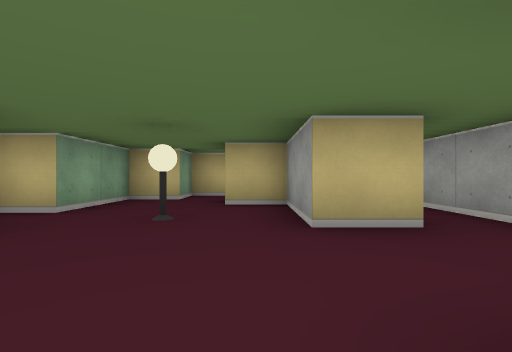
view 1 (above)

17 first-person views from a walk through a cub3D maze. The camera is about half as high as the walls, looks level and sees 85° across. The floor is counted in squares. Each view is taken from the middle of a square. On the plan, view 1 faces up. The plan holds only what a view shows up to about 9 squares ahead; the rest is blank.

view 2
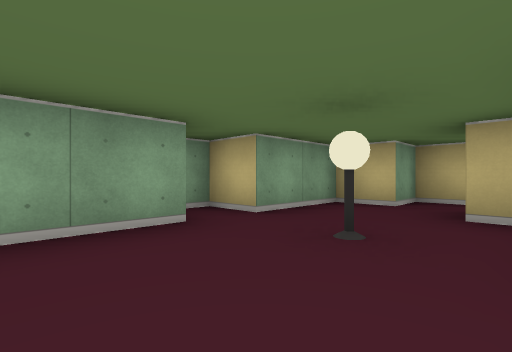

view 3
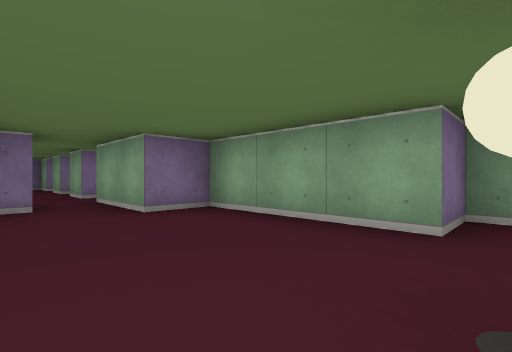

view 4
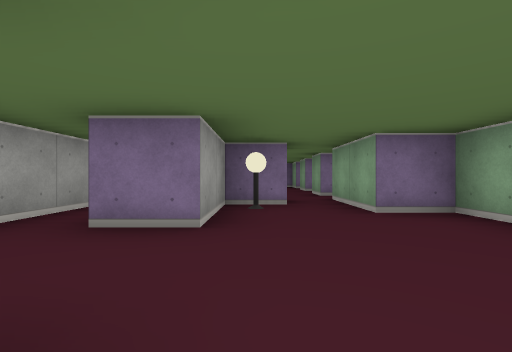

view 5
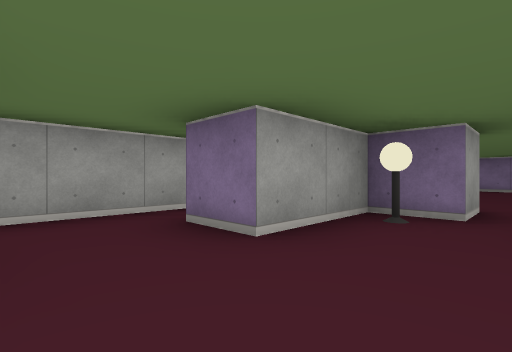

view 6
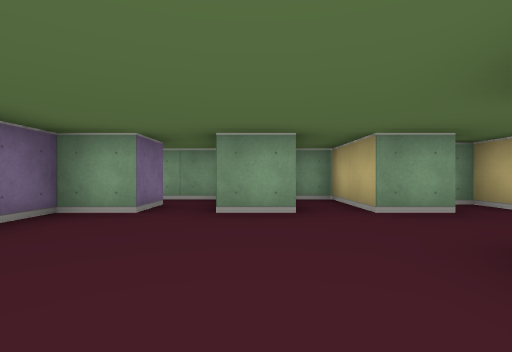

view 7
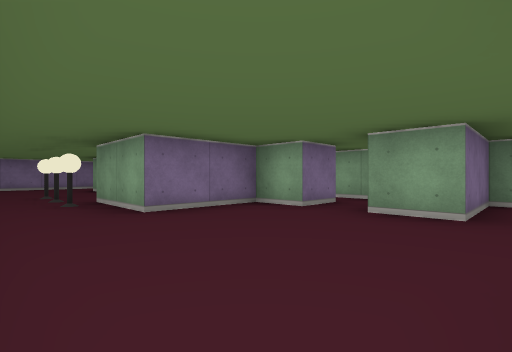

view 8
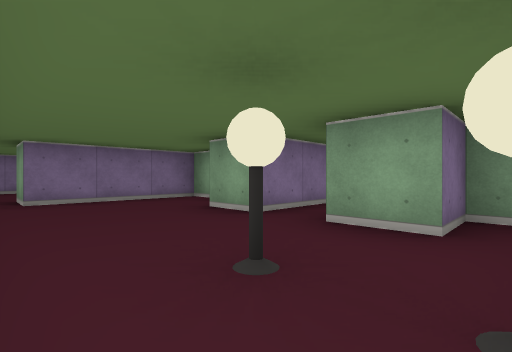

view 9
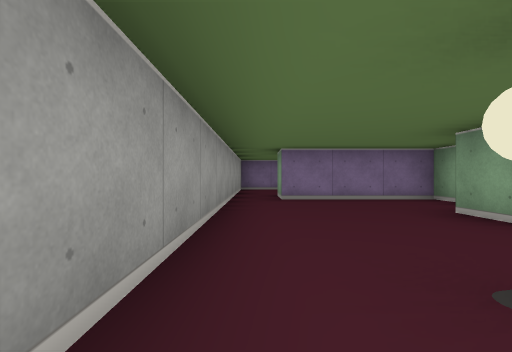

view 10
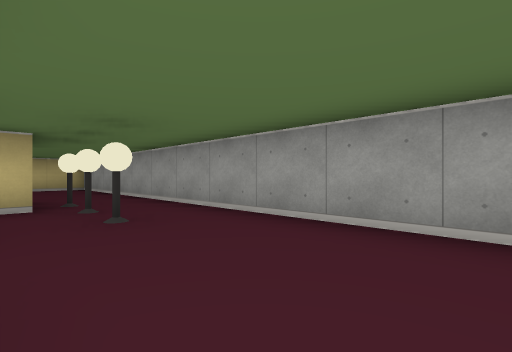

view 11
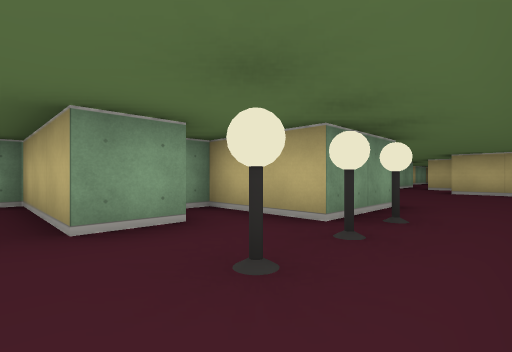

view 12
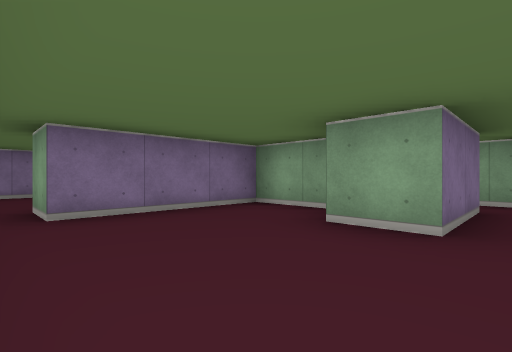

view 13
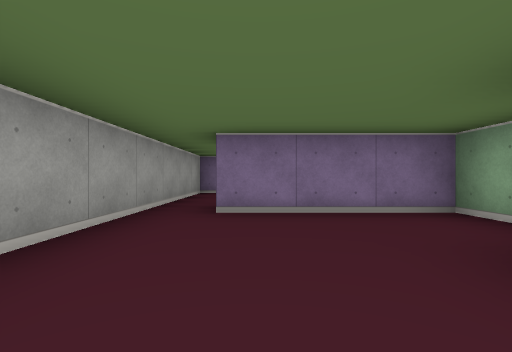

view 14
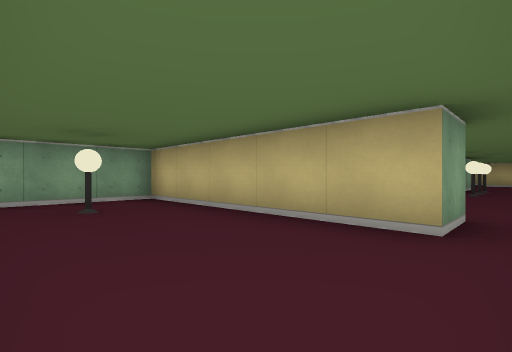

view 15
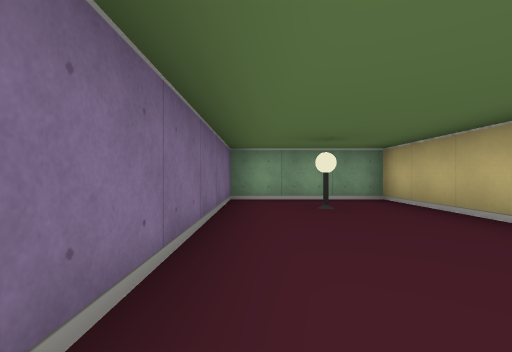

view 16
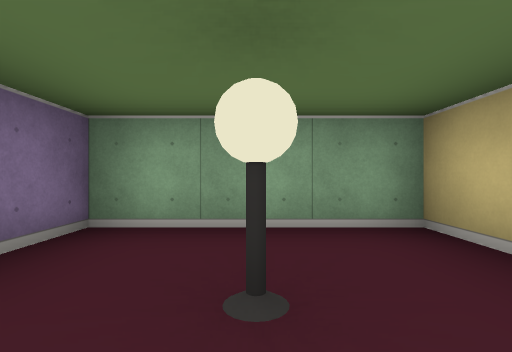

view 17
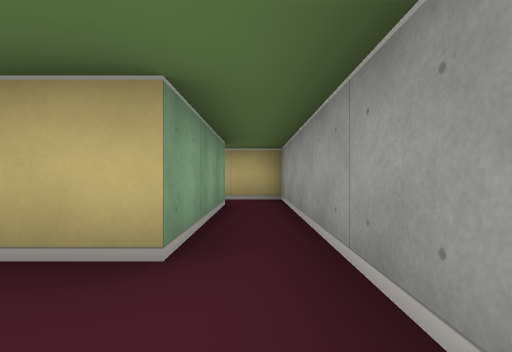

### Floor plan
Points are (right, up) in squares from view 1. A wall is a line through its corners. A room is listed if a view was taken in it or the views show most of it. See-through windows are left out.
Room 1 (views 1, 2, 3, 4, 5)
walls: (0.5, 2.5) (0.5, 4.5) (-0.5, 4.5); (-0.6, 6.5) (-1.5, 6.5) (-1.5, 5.5) (-2.5, 5.5) (-2.5, 3.5) (-3.5, 3.5) (-3.5, 2.5) (-2.5, 2.5) (-2.5, -0.5) (-1.5, -0.5) (-1.5, -2.5); (-0.5, -2.5) (-0.5, -1.5) (0.5, -1.5) (0.5, 0.5)
ways out: opening at (-1, -3) to room 2; opening at (1, 1.5) to room 5
objects: lamp (-1, 3); lamp (0, -1)
Room 2 (views 6, 7)
walls: (2.2, -4.5) (0.5, -4.5); (-2.5, -7.5) (-1.5, -7.5) (-1.5, -8.5) (0.5, -8.5); (-1.5, -3.5) (-1.5, -4.5) (-3.5, -4.5) (-3.5, -5.5) (-1.5, -5.5) (-1.5, -6.5); (0.2, -2.5) (-0.2, -2.5); (2.5, -8.6) (2.5, -5.4); (-1.5, -2.5) (-2.5, -2.5) (-2.5, -2.9)
ways out: opening at (-1, -3) to room 1; opening at (1.5, -9.5) to room 3; opening at (-2, -7)
Room 3 (views 8, 9, 10, 11, 12, 13)
walls: (-1.5, -15) (-1.5, -16.5) (1.5, -16.5) (1.5, -17.5); (-2.5, -13.5) (-0.5, -13.5) (-0.5, -14.5); (0.5, -8.5) (0.5, -10.5) (-1.5, -10.5) (-1.5, -11.5) (-0.5, -11.5) (-0.5, -12.5) (-2.5, -12.5); (2.5, -17.5) (2.5, -8.6)
ways out: opening at (1.5, -9.5) to room 2; opening at (2, -17) to room 4; opening at (-1.5, -13)
objects: lamp (1, -12); lamp (1, -11); lamp (1, -10)
Room 4 (views 14, 15, 16)
walls: (1.5, -17.5) (-3.5, -17.5) (-3.5, -20.5) (2.5, -20.5) (2.5, -17.5)
ways out: opening at (2, -17) to room 3
objects: lamp (-2, -19)
Room 5 (view 17)
walls: (1.5, 5.5) (1.5, 2.5) (0.5, 2.5); (0.5, 0.5) (1.5, 0.5); (2.5, -1.2) (2.5, 6.5) (1.4, 6.5)
ways out: opening at (1, 1.5) to room 1

Where each view was taken, in squares from view 1:
view 1: 0 up, 0 right, facing up
view 2: 1 up, 0 right, facing up-left
view 3: 3 up, 0 right, facing down-left
view 4: 3 up, 0 right, facing down
view 5: 2 up, 1 left, facing down-right
view 6: 6 down, 2 right, facing left
view 7: 5 down, 2 right, facing down-left
view 8: 11 down, 2 right, facing down-left
view 9: 11 down, 2 right, facing down
view 10: 15 down, 0 right, facing up-right
view 11: 13 down, 2 right, facing up-left
view 12: 13 down, 2 right, facing down-left
view 13: 13 down, 1 right, facing down
view 14: 20 down, 2 right, facing up-left
view 15: 20 down, 2 right, facing left
view 16: 19 down, 1 left, facing left
view 17: 1 up, 2 right, facing up
